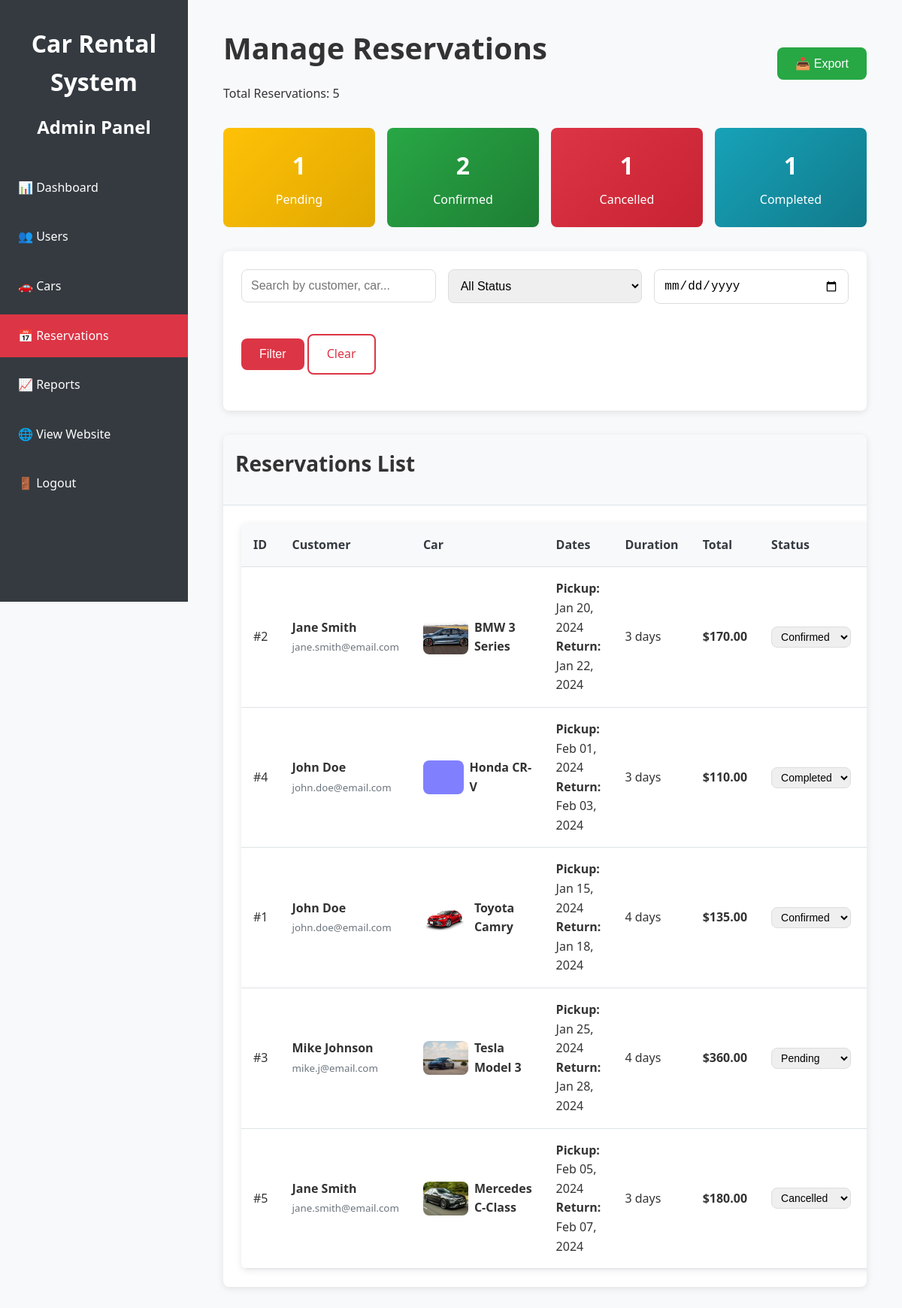
The page /admin/reservations.php (signed in) on the database its author committed.
### tables this page shows
CREATE TABLE reservations (
    id INT PRIMARY KEY AUTO_INCREMENT,
    user_id INT NOT NULL,
    car_id INT NOT NULL,
    pickup_date DATE NOT NULL,
    return_date DATE NOT NULL,
    total_amount DECIMAL(10,2) NOT NULL,
    status ENUM('Pending', 'Confirmed', 'Cancelled', 'Completed') DEFAULT 'Pending',
    created_at TIMESTAMP DEFAULT CURRENT_TIMESTAMP,
    updated_at TIMESTAMP DEFAULT CURRENT_TIMESTAMP ON UPDATE CURRENT_TIMESTAMP,
    FOREIGN KEY (user_id) REFERENCES users(id) ON DELETE CASCADE,
    FOREIGN KEY (car_id) REFERENCES cars(id) ON DELETE CASCADE
);

CREATE TABLE users (
    id INT PRIMARY KEY AUTO_INCREMENT,
    first_name VARCHAR(50) NOT NULL,
    last_name VARCHAR(50) NOT NULL,
    email VARCHAR(100) UNIQUE NOT NULL,
    phone VARCHAR(20),
    password VARCHAR(255) NOT NULL,
    address TEXT,
    created_at TIMESTAMP DEFAULT CURRENT_TIMESTAMP,
    updated_at TIMESTAMP DEFAULT CURRENT_TIMESTAMP ON UPDATE CURRENT_TIMESTAMP
);

CREATE TABLE cars (
    id INT PRIMARY KEY AUTO_INCREMENT,
    brand VARCHAR(50) NOT NULL,
    model VARCHAR(50) NOT NULL,
    year INT NOT NULL,
    price_per_day DECIMAL(10,2) NOT NULL,
    fuel_type ENUM('Petrol', 'Diesel', 'Electric', 'Hybrid') NOT NULL,
    transmission ENUM('Manual', 'Automatic') NOT NULL,
    seats INT NOT NULL,
    description TEXT,
    image1 VARCHAR(255),
    image2 VARCHAR(255),
    image3 VARCHAR(255),
    available BOOLEAN DEFAULT TRUE,
    created_at TIMESTAMP DEFAULT CURRENT_TIMESTAMP,
    updated_at TIMESTAMP DEFAULT CURRENT_TIMESTAMP ON UPDATE CURRENT_TIMESTAMP
);

### includes/database.php (called while the page is built, shortened)
<?php
class Database {
    private $host = DB_HOST;
    private $db_name = DB_NAME;
    private $username = DB_USER;
    private $password = DB_PASS;
    public function getConnection() {
        $this->conn = null;
        try {
            $this->conn = new PDO(
                "mysql:host=" . $this->host . ";dbname=" . $this->db_name,
                $this->username,
                $this->password
            );
            $this->conn->setAttribute(PDO::ATTR_ERRMODE, PDO::ERRMODE_EXCEPTION);
            $this->conn->exec("set names utf8");
        } catch(PDOException $exception) {
            echo "Connection error: " . $exception->getMessage();
        }
        return $this->conn;
    }
}
function executeQuery($sql, $params = []) {
    $database = new Database();
    $conn = $database->getConnection();
    try {
        $stmt = $conn->prepare($sql);
        $stmt->execute($params);
        return $stmt;
    } catch(PDOException $exception) {
        echo "Query error: " . $exception->getMessage();
        return false;
    }
}
function fetchAll($sql, $params = []) {
    $stmt = executeQuery($sql, $params);
    return $stmt ? $stmt->fetchAll(PDO::FETCH_ASSOC) : [];
}
function fetchOne($sql, $params = []) {
    $stmt = executeQuery($sql, $params);
    return $stmt ? $stmt->fetch(PDO::FETCH_ASSOC) : null;
}
?>

### includes/functions.php (called while the page is built, shortened)
<?php
function formatPrice($price) {
    return '$' . number_format($price, 2);
}
function formatDate($date, $format = 'M d, Y') {
    return date($format, strtotime($date));
}
function calculateDays($pickup_date, $return_date) {
    $datetime1 = new DateTime($pickup_date);
    $datetime2 = new DateTime($return_date);
    $interval = $datetime1->diff($datetime2);
    return $interval->days + 1;
}
function getPagination($total_items, $items_per_page, $current_page) {
    $total_pages = ceil($total_items / $items_per_page);
    return [
        'total_items' => $total_items,
        'items_per_page' => $items_per_page,
        'total_pages' => $total_pages,
        'current_page' => $current_page,
        'offset' => ($current_page - 1) * $items_per_page,
        'has_prev' => $current_page > 1,
        'has_next' => $current_page < $total_pages,
        'prev_page' => $current_page - 1,
        'next_page' => $current_page + 1
    ];
}
?>

### admin/reservations.php (the view, shortened to what this page needs)
<?php
require_once '../includes/database.php';
require_once '../includes/functions.php';
$search = isset($_GET['search']) ? sanitizeInput($_GET['search']) : '';
$status_filter = isset($_GET['status']) ? sanitizeInput($_GET['status']) : '';
$date_filter = isset($_GET['date']) ? sanitizeInput($_GET['date']) : '';
$page = isset($_GET['page']) ? (int)$_GET['page'] : 1;
$per_page = 10;
$where = "WHERE 1=1";
$params = [];
$count_sql = "SELECT COUNT(*) as total FROM reservations r
              JOIN users u ON r.user_id = u.id
              JOIN cars c ON r.car_id = c.id $where";
$total_result = fetchOne($count_sql, $params);
$total_reservations = $total_result['total'];
$pagination = getPagination($total_reservations, $per_page, $page);
$sql = "SELECT r.*, u.first_name, u.last_name, u.email, c.brand, c.model, c.image1
        FROM reservations r
        JOIN users u ON r.user_id = u.id
        JOIN cars c ON r.car_id = c.id
        $where
        ORDER BY r.created_at DESC
        LIMIT {$pagination['offset']}, $per_page";
$reservations = fetchAll($sql, $params);
$pending_count = fetchOne("SELECT COUNT(*) as count FROM reservations WHERE status = 'Pending'")['count'];
$confirmed_count = fetchOne("SELECT COUNT(*) as count FROM reservations WHERE status = 'Confirmed'")['count'];
$cancelled_count = fetchOne("SELECT COUNT(*) as count FROM reservations WHERE status = 'Cancelled'")['count'];
$completed_count = fetchOne("SELECT COUNT(*) as count FROM reservations WHERE status = 'Completed'")['count'];
?>
<!DOCTYPE html>
<html lang="en">
<head>
    <link rel="stylesheet" href="../css/style.css">
</head>
<body>
    <aside class="sidebar" id="sidebar">
        <div class="logo">
            <h2><?php echo SITE_NAME; ?></h2>
            <p>Admin Panel</p>
        </div>
        <ul class="sidebar-menu">
            <li><a href="index.php">📊 Dashboard</a></li>
            <li><a href="users.php">👥 Users</a></li>
            <li><a href="cars.php">🚗 Cars</a></li>
            <li><a href="reservations.php" class="active">📅 Reservations</a></li>
            <li><a href="reports.php">📈 Reports</a></li>
            <li><a href="../index.php" target="_blank">🌐 View Website</a></li>
            <li><a href="../auth/logout.php">🚪 Logout</a></li>
        </ul>
    </aside>
    <main class="main-content" id="mainContent">
        <div class="container">
            <div style="display: flex; justify-content: space-between; align-items: center; margin-bottom: 2rem;">
                <div>
                    <h1>Manage Reservations</h1>
                    <p>Total Reservations: <?php echo $total_reservations; ?></p>
                </div>
                <div>
                    <button onclick="exportReservations()" class="btn btn-success">📥 Export</button>
                </div>
            </div>
            <div class="stats-grid">
                <div class="stat-card pending">
                    <div class="stat-number"><?php echo $pending_count; ?></div>
                    <div class="stat-label">Pending</div>
                </div>
                <div class="stat-card confirmed">
                    <div class="stat-number"><?php echo $confirmed_count; ?></div>
                    <div class="stat-label">Confirmed</div>
                </div>
                <div class="stat-card cancelled">
                    <div class="stat-number"><?php echo $cancelled_count; ?></div>
                    <div class="stat-label">Cancelled</div>
                </div>
                <div class="stat-card completed">
                    <div class="stat-number"><?php echo $completed_count; ?></div>
                    <div class="stat-label">Completed</div>
                </div>
            </div>
            <div class="card" style="margin-bottom: 2rem;">
                <div class="card-body">
                    <form method="GET">
                        <div class="form-row">
                            <div class="form-group">
                                <input type="text" name="search" class="form-control"
                                       placeholder="Search by customer, car..."
                                       value="<?php echo htmlspecialchars($search); ?>">
                            </div>
                            <div class="form-group">
                                <select name="status" class="form-control">
                                    <option value="">All Status</option>
                                </select>
                            </div>
                            <div class="form-group">
                                <input type="date" name="date" class="form-control"
                                       value="<?php echo htmlspecialchars($date_filter); ?>">
                            </div>
                            <div class="form-group">
                                <button type="submit" class="btn btn-primary">Filter</button>
                                <a href="reservations.php" class="btn btn-outline">Clear</a>
                            </div>
                        </div>
                    </form>
                </div>
            </div>
            <div class="card">
                <div class="card-header">
                    <h3>Reservations List</h3>
                </div>
                <div class="card-body">
                    <?php if (empty($reservations)): ?>
                        <div class="text-center" style="padding: 3rem;">
                            <h4>No reservations found</h4>
                            <p><?php echo ($search || $status_filter || $date_filter) ? 'Try adjusting your search criteria.' : 'No reservations have been made yet.'; ?></p>
                        </div>
                    <?php else: ?>
                        <div class="table-responsive">
                            <table class="table">
                                <thead>
                                    <tr>
                                        <th>ID</th>
                                        <th>Customer</th>
                                        <th>Car</th>
                                        <th>Dates</th>
                                        <th>Duration</th>
                                        <th>Total</th>
                                        <th>Status</th>
                                        <th>Created</th>
                                    </tr>
                                </thead>
                                <tbody>
                                    <?php foreach ($reservations as $reservation): ?>
                                        <tr>
                                            <td>#<?php echo $reservation['id']; ?></td>
                                            <td>
                                                <div>
                                                    <strong><?php echo $reservation['first_name'] . ' ' . $reservation['last_name']; ?></strong>
                                                    <br>
                                                    <small style="color: var(--gray);"><?php echo $reservation['email']; ?></small>
                                                </div>
                                            </td>
                                            <td>
                                                <div style="display: flex; align-items: center; gap: 0.5rem;">
                                                    <?php if ($reservation['image1']): ?>
                                                        <img src="../uploads/<?php echo $reservation['image1']; ?>"
                                                             alt="<?php echo $reservation['brand'] . ' ' . $reservation['model']; ?>"
                                                             class="car-image-preview">
                                                    <?php endif; ?>
                                                    <div>
                                                        <strong><?php echo $reservation['brand'] . ' ' . $reservation['model']; ?></strong>
                                                    </div>
                                                </div>
                                            </td>
                                            <td>
                                                <div>
                                                    <strong>Pickup:</strong> <?php echo formatDate($reservation['pickup_date']); ?>
                                                    <br>
                                                    <strong>Return:</strong> <?php echo formatDate($reservation['return_date']); ?>
                                                </div>
                                            </td>
                                            <td>
                                                <?php
                                                $days = calculateDays($reservation['pickup_date'], $reservation['return_date']);
                                                echo $days . ' day' . ($days > 1 ? 's' : '');
                                                ?>
                                            </td>
                                            <td><strong><?php echo formatPrice($reservation['total_amount']); ?></strong></td>
                                            <td>
                                                <form method="POST" style="display: inline;"
                                                      onsubmit="return confirm('Are you sure you want to change the status?')">
                                                    <select name="status" class="status-select" onchange="this.form.submit()">
                                                        <option value="Pending" <?php echo $reservation['status'] === 'Pending' ? 'selected' : ''; ?>>Pending</option>
                                                        <option value="Confirmed" <?php echo $reservation['status'] === 'Confirmed' ? 'selected' : ''; ?>>Confirmed</option>
                                                        <option value="Cancelled" <?php echo $reservation['status'] === 'Cancelled' ? 'selected' : ''; ?>>Cancelled</option>
                                                        <option value="Completed" <?php echo $reservation['status'] === 'Completed' ? 'selected' : ''; ?>>Completed</option>
                                                    </select>
                                                </form>
                                            </td>
                                            <td><?php echo formatDate($reservation['created_at'], 'M j, Y H:i'); ?></td>
                                        </tr>
                                    <?php endforeach; ?>
                                </tbody>
                            </table>
                        </div>
                    <?php endif; ?>
                </div>
            </div>
        </div>
    </main>
</body>
</html>

### rows shown on the page
reservations: id "2", user.first_name "Jane", user.last_name "Smith", user.email "jane.smith@email.com", car.image1 (picture), car.brand "BMW", car.model "3 Series", pickup_date "Jan 20, 2024", return_date "Jan 22, 2024", days "3", total_amount "$170.00", status "Confirmed"
reservations: id "4", user.first_name "John", user.last_name "Doe", user.email "john.doe@email.com", car.image1 (picture), car.brand "Honda", car.model "CR-V", pickup_date "Feb 01, 2024", return_date "Feb 03, 2024", days "3", total_amount "$110.00", status "Completed"
reservations: id "1", user.first_name "John", user.last_name "Doe", user.email "john.doe@email.com", car.image1 (picture), car.brand "Toyota", car.model "Camry", pickup_date "Jan 15, 2024", return_date "Jan 18, 2024", days "4", total_amount "$135.00", status "Confirmed"
reservations: id "3", user.first_name "Mike", user.last_name "Johnson", user.email "mike.j@email.com", car.image1 (picture), car.brand "Tesla", car.model "Model 3", pickup_date "Jan 25, 2024", return_date "Jan 28, 2024", days "4", total_amount "$360.00", status "Pending"
reservations: id "5", user.first_name "Jane", user.last_name "Smith", user.email "jane.smith@email.com", car.image1 (picture), car.brand "Mercedes", car.model "C-Class", pickup_date "Feb 05, 2024", return_date "Feb 07, 2024", days "3", total_amount "$180.00", status "Cancelled"

### other values the page prints
SITE_NAME "Car Rental System"
$total_reservations "5"
$pending_count "1"
$confirmed_count "2"
$cancelled_count "1"
$completed_count "1"
